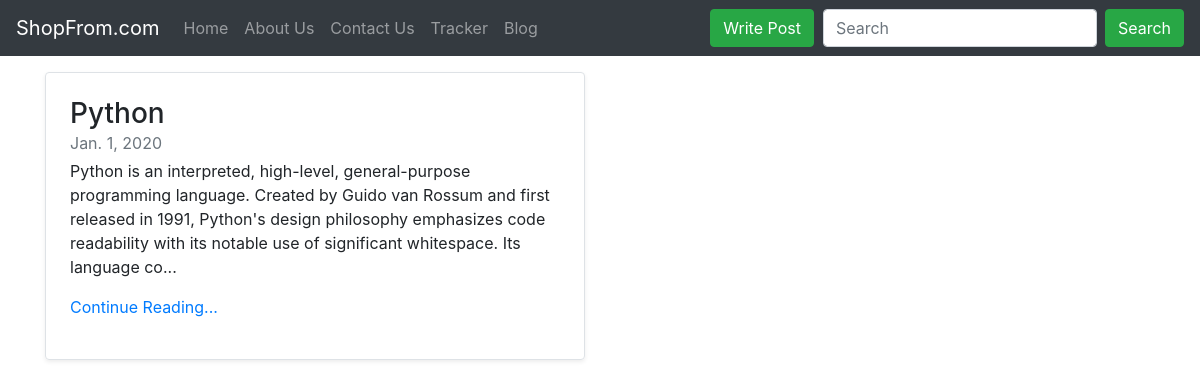
Screenshot of /blog/ with the database file from the repository.
### blog/models.py (models this page shows, shortened)
class Blogpost(models.Model):
    blogpost_id = models.AutoField
    title = models.CharField(max_length=50)
    publisher = models.CharField(max_length=100)
    head1 = models.CharField(max_length=500, default="")
    chead1 = models.CharField(max_length=5000, default="")
    head2 = models.CharField(max_length=500, default="")
    chead2 = models.CharField(max_length=5000, default="")
    head3 = models.CharField(max_length=500, default="")
    chead3 = models.CharField(max_length=5000, default="")
    pub_date = models.DateField()

### blog/views.py (the view)
# urls.py: path("", views.index, name="BlogHome"),
def index(request):
    posts = Blogpost.objects.all()
    return render(request,'blog/index.html',{'posts':posts})

### blog/templates/blog/index.html (shortened to what this page needs)
{% extends 'blog/basic.html' %}
{% block body%}
<div class="container mt-3">
  <div class="row my-2">
      {%for items in posts%}
        <div class="col-md-6">
        <div class="row no-gutters border rounded overflow-hidden flex-md-row mb-4 shadow-sm h-md-250 position-relative">
        <div class="col p-4 d-flex flex-column position-static">
         <h3 class="mb-0">{{items.title}}</h3>
          <div class="mb-1 text-muted">{{items.pub_date}}</div>
          <p>{{items.chead1|slice:":250"}}...</p>
            <p><a href="/blog/blogpost/{{items.id}}">Continue Reading...</a></p>
        </div>
        </div>
        </div>
      {%endfor%}
</div>
{% endblock %}

### rows the page displays
Blogpost: title "Python", pub_date "Jan. 1, 2020", chead1 "Python is an interpreted, high-level, general-purpose programming language. Created by Guido van Rossum and first released in 1991, Python's design philosophy emphasizes code readability with its notable use of significant whitespace. Its language co"
